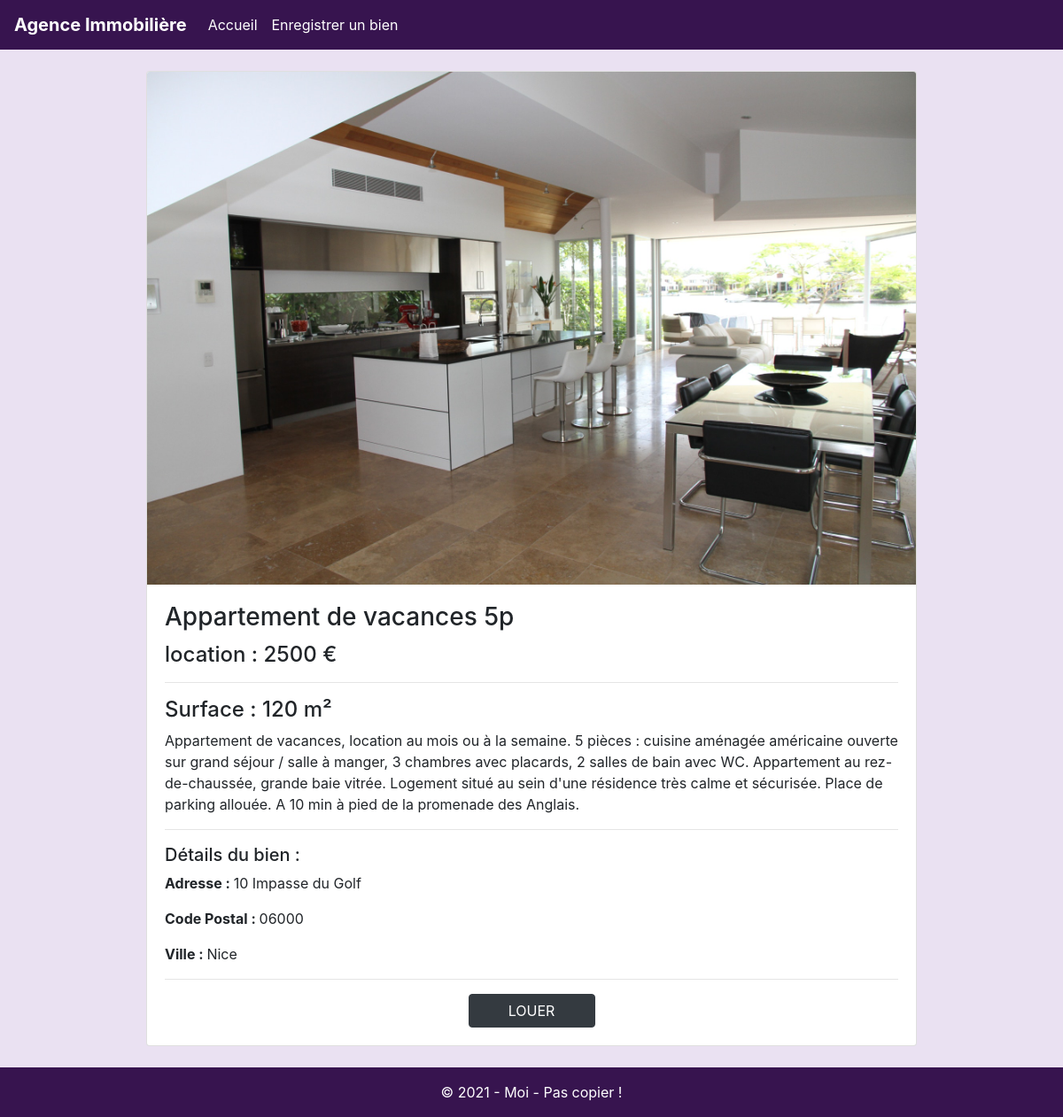
The page /logement.php?id_logement=2 on the database its author committed.
### tables this page shows
CREATE TABLE `logement` (
  `id_logement` int(11) NOT NULL,
  `titre` varchar(255) NOT NULL,
  `adresse` varchar(255) NOT NULL,
  `ville` varchar(255) NOT NULL,
  `cp` int(5) UNSIGNED ZEROFILL NOT NULL,
  `surface` int(5) NOT NULL,
  `prix` int(7) NOT NULL,
  `photo` varchar(255) NOT NULL,
  `type` enum('location','vente') NOT NULL,
  `description` text NOT NULL
);

### logement.php (the view)
<?php
require_once('include/init.inc.php');
if(isset($_GET['id_logement']) && !empty($_GET['id_logement']))
{
    $data = $bdd->prepare("SELECT * FROM logement WHERE id_logement = :id_logement");
    $data->bindValue(':id_logement', $_GET['id_logement'], PDO::PARAM_INT);
    $data->execute();
    if($data->rowCount() > 0)
    {
        $logement = $data->fetch(PDO::FETCH_ASSOC);
    }
    else
    {
        header('location: index.php');
    }
}
else
{
    header('location: index.php');
}
require_once('include/header.inc.php');
require_once('include/nav.inc.php');
?>
<div class="row m-0 justify-content-center">
    <div class="col-lg-9">
        <div class="card mt-4 mb-4">
            <img class="card-img-top img-fluid" src="<?= $logement['photo'] ?>" alt="<?= $logement['titre'] ?>">
            <div class="card-body">
                <h3 class="card-title"><?= $logement['titre'] ?></h3>
                <h4><?= $logement['type'] ?> : <?= $logement['prix'] ?> €</h4><hr>
                <h4>Surface : <?= $logement['surface'] ?> m²</h4>
                <p class="card-text"><?= $logement['description'] ?></p><hr>
                <h5>Détails du bien :</h5>
                <p class="card-text"><strong>Adresse : </strong><?= ($logement['adresse']) ?> </p>
                <p class="card-text"><strong>Code Postal : </strong><?= $logement['cp'] ?></p>
                <p class="card-text"><strong>Ville : </strong><?= ucfirst($logement['ville']) ?></p><hr>
                <div class="row justify-content-center align-item-center ">
                <button type="submit" class="btn btn-dark col-md-2">
                    <?php if($logement['type'] == 'location')  echo "LOUER"; else echo "ACHETER"; ?>
                </button>
                </div>
            </div>
        </div>
    </div>
</div>
<?php
require_once('include/footer.inc.php');
?>

### include/header.inc.php (style rules this page uses)
body { background-color: #eae1f2; }

### rows shown on the page
logement: photo (picture), titre "Appartement de vacances 5p", type "location", prix "2500", surface "120", description "Appartement de vacances, location au mois ou à la semaine. 5 pièces : cuisine aménagée américaine ouverte sur grand séjour / salle à manger, 3 chambres avec placards, 2 salles de bain avec WC. Appartement au rez-de-chaussée, grande baie vitrée. Logement situé au sein d'une résidence très calme et sécurisée. Place de parking allouée. A 10 min à pied de la promenade des Anglais.", adresse "10 Impasse du Golf", cp "06000", ville "Nice"
